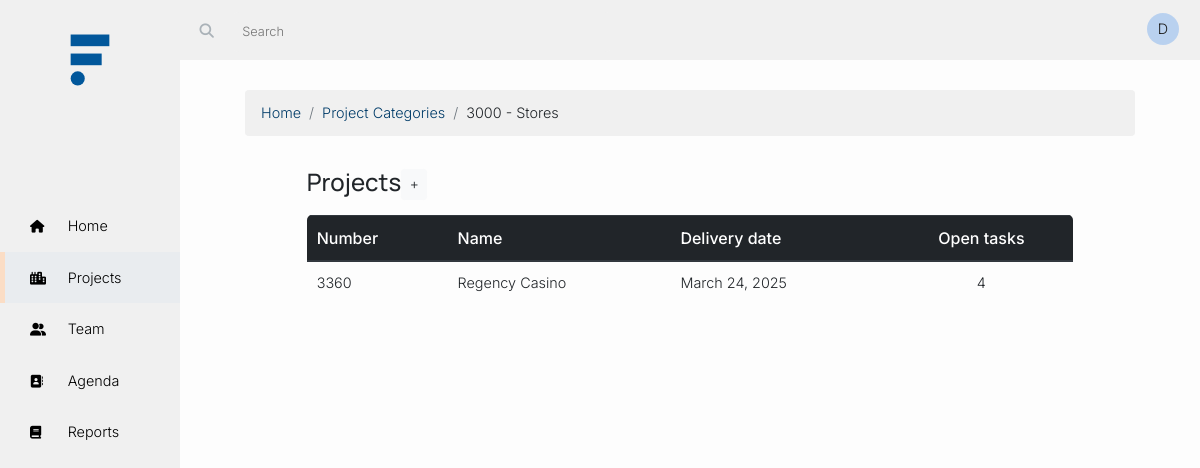
/projects/3000/, run on the app's committed database.
### projects/models.py (models this page shows, shortened)
class ProjectCategory(models.Model):
    projectcategory_number = models.IntegerField(unique=True)
    projectcategory_name = models.CharField(max_length=264,unique=True)
    projectcategory_name_html = models.TextField(editable=False,default='',blank=True)
    def __str__(self):
        return '{0} - {1}'.format(self.projectcategory_number, self.projectcategory_name)
    class Meta:
        ordering = ['projectcategory_number']

class Project(models.Model):
    project_category = models.ForeignKey(ProjectCategory,related_name='category_projects',on_delete=models.CASCADE)
    project_number = models.IntegerField(unique=True)
    project_name = models.CharField(max_length=264,unique=True)
    project_stage_choices = (
        ('Concept Design', 'CD - Concept Design'),
        ('Schematic Design', 'SD - Schematic Design'),
        ('Design Development', 'DD - Design Development'),
        ('Issued for Construction', 'IFC - Issued for Construction'),
        ('Closed', 'Closed'),
    )
    project_stage = models.CharField(max_length=30, choices = project_stage_choices, blank=False, default="CD")
    project_creator = models.ForeignKey(User,related_name="project_creator",on_delete=models.CASCADE)
    project_members = models.ManyToManyField(User,related_name="user_member_projects")
    project_delivery_date = models.DateField()
    project_status_choices = (
        ('On time', 'On time'),
        ('Delayed', 'Delayed'),
    )
    project_status = models.CharField(max_length=30, choices = project_status_choices, blank=False, default="On time")
    class Meta:
        unique_together = ('project_number','project_creator')
        ordering = ['project_number']

### projects/views.py (the view)
# urls.py: path('<int:projectcategory_number>/', views.project_category.as_view(), name='project_category'),
class project_category(generic.ListView):
    model = Project
    def get_queryset(self):
        return Project.objects.filter(project_category__projectcategory_number=self.kwargs['projectcategory_number'])
    def get_context_data(self, **kwargs):
        context = super().get_context_data(**kwargs)
        projectcategory = ProjectCategory.objects.filter(projectcategory_number=self.kwargs['projectcategory_number'])
        context["project_category"] = ProjectCategory.objects.get(projectcategory_number=self.kwargs['projectcategory_number'])
        return context
    template_name = 'projects/project_category.html'

### ProjectManagement/context_processors.py (called while the page is built)
def user_colors(request):
    if request.user.is_authenticated:
        R_name_length = len(str(request.user))*40%255
        G_date_joined = int(str(request.user.date_joined)[14:16])*40%255
        B_date_joined = int(str(request.user.date_joined)[17:19])*40%255
    else:
        R_name_length = 0
        G_date_joined = 0
        B_date_joined = 0
    return {
        'R_name_length': R_name_length,
        'G_date_joined': G_date_joined,
        'B_date_joined': B_date_joined,
    }

### projects/templates/projects/project_category.html (shortened to what this page needs)
{% extends 'base.html' %}
{% block body %}
{% load bootstrap4 %}
<div class="container">
  <nav aria-label="breadcrumb">
    <ol class="breadcrumb">
      <li class="breadcrumb-item"><a href="{% url 'index' %}">Home</a></li>
      <li class="breadcrumb-item"><a href="{% url 'projects:project_categories_list' %}">Project Categories</a></li>
      <li class="breadcrumb-item">{{ project_category }}</li>
    </ol>
  </nav>
  <div class="row justify-content-center">
    <div class="col-12 col-md-10 m-0 p-0">
      <h4 class="table-header">Projects<a href="{% url 'projects:add_project' project_category.projectcategory_number %}" class="btn btn-light btn-sm" role="button"> +</a></h4>
      {% if project_list %}
      <table style="width:100%" class="table table-hover table-sm">
        <thead class="thead-dark">
          <tr>
            <th class="align-middle" scope="col">Number</th>
            <th class="align-middle" scope="col">Name</th>
            <th class="align-middle" scope="col">Delivery date</th>
            <th class="align-middle text-center" scope="col">Open tasks</th>
          </tr>
        </thead>
        {% for p in project_list %}
        <tr class='clickable-row' data-href="{% url 'projects:project_detail' p.pk %}">
          <td class="align-middle">{{ p.project_number }}</td>
          <td class="align-middle">{{ p.project_name }}</td>
          <td class="align-middle">{{ p.project_delivery_date }}</td>
          <td class="align-middle text-center">{{ p.project_tasks.count }}</td>
        </tr>
        {% endfor %}
      </table>
      {% else %}
      <p>No projects are available. Would you like to
        <strong><a href="{% url 'projects:add_project' project_category.projectcategory_number %}">add </a></strong>one?
      </p>
      {% endif %}
    </div>
  </div>
</div>
{% endblock %}

### templates/base.html (shortened to what this page needs)
<!DOCTYPE html>
{% load bootstrap4 %}
{% url 'index' as start %}
{% url 'projects:project_categories_list' as projects %}
{% url 'subcontractors:contact_list' as subcontractors %}
{% url 'team:users_list' as team %}
{% url 'reports:reports_list' as reports %}
{% url 'login' as login %}
{% load static %}
<html lang="en">
<head>
  {% include "css_links.html" %}
</head>
<body>
  <div class="sideBar">
    <div id="logo">
      <a href="{% url 'index' %}">
        <img id="logo" src="{% static '/css/img/Logo.svg' %}" alt="logo" />
      </a>
    </div>
    <nav>
      <a class="nav-link {% if request.path == start %} active {% elif '/search/' in request.path %} active {% endif %}" href="{% url 'index' %}">
        <i class="fas fa-home"></i>
        Home
      </a>
      <a class="nav-link {% if '/projects/' in request.path %} active {% endif %}" href="{% url 'projects:project_categories_list' %}">
        <i class="fas fa-city"></i>
        Projects
      </a>
      <a class="nav-link {% if '/team/' in request.path %} active {% elif '/accounts/' in request.path %} active {% endif %}" href="{% url 'team:users_list' %}">
        <i class="fas fa-user-friends"></i>
        Team
      </a>
      <a class="nav-link {% if '/subcontractors/' in request.path %} active {% endif %}" href="{% url 'subcontractors:contact_list' %}">
        <i class="fas fa-address-book"></i>
        Agenda
      </a>
      <a class="nav-link {% if '/reports/' in request.path %} active {% endif %}" href="{% url 'reports:reports_list' %}">
        <i class="fas fa-book"></i>
        Reports
      </a>
      </nav>
  </div>
  <header>
    <div class="nav-tools">
      {% if user.is_authenticated %}
      <div class="searchBar">
        <form action="{% url 'projectsearch' %}" method="get" accept-charset="utf-8">
          <button type="submit">
            <i class="fas fa-search"></i>
          </button>
          <input type="text" id='searchInput' name="q" placeholder="Search">
        </form>
      </div>
      <div class="dropdown">
        <span class="nav-link pl-0" id="dropdownMenuButton2" data-toggle="dropdown">
          <div class="user-circle" style="background-color:rgba{{ user.profile.user_color }};">
            <span class="black initials" style="cursor:default">
              {{ user.username|first|title }}
            </span>
          </div>
        </span>
      </div>
    {% else %}
    <div class="user-area">
      <a href="{% url 'login' %}" class="nav-link login" href="#" role="button" aria-haspopup="true" aria-expanded="false">
        Login
      </a>
    </div>
    {% endif %}
  </div>
</header>
<div id="page-content-wrapper">
  <div class="content">
    {% block body %}
    {% endblock %}
  </div>
</div>
{% include "scripts_links.html" %}
</body>
</html>

### static/css/master.css (style rules this page uses)
:root { --blue: #01579b; --lightblue: #ccddeb; --darkblue: #013C69; --orange: #EB7311; --lightorange: #fbddc5; --darkorange: #fbddc5; --accent: #fbddc5; --borderRadius: 10px; --border: 0.5px solid lightgrey; --mainFont: 'Manrope', sans-serif; --secondaryFont: 'Inter', sans-serif; }
* { box-sizing: border-box; }
a { color: var(--darkblue); }
body { font-family: var(--secondaryFont); background: #FDFDFD; font-size: 0.9rem; }
body li { font-family: var(--secondaryFont); font-weight: 300; }
body h1, h2, h3, h4, h5, h6 { font-family: var(--mainFont); font-weight: 500; }
tr td { font-size: .9rem; font-family: var(--secondaryFont); font-weight: 300; }
thead th { font-size: 1rem; font-family: var(--secondaryFont); font-weight: 500; }
.sideBar { background: #F0F0F0; height: 100%; width: 180px; position: fixed; padding-top: 0px; top: 0; left: 0; overflow: auto; }
.sideBar img { width: 100px; padding-top: 10px; }
.sideBar nav { padding-top: 120px; }
.sideBar a { display: block; color: black; text-decoration: none; padding: 15px 30px; font-weight: 300; transition: all 0.1s ease-in-out; }
.sideBar a.active { background: #E9ECEF; border-left: 5px solid var(--accent); padding: 15px 30px 15px 25px; }
.sideBar a .fas { color: black; font-size: .8rem; margin-right: .8rem; display: inline-block; width: 1.3rem; position: relative; top: 0px; }
#logo { height: 80px; display:block; margin: 0px auto; }
header { z-index: 100; margin-left: 180px; padding: 5px; background: #F0F0F0; position: fixed; top: 0; width: -moz-calc(100% - 180px); width: -webkit-calc(100% - 180px); width: -o-calc(100% - 180px); width: calc(100% - 180px); }
header .nav-tools { height: 50px; }
header .searchBar { display: inline-block; padding: 5px 5px 5px 0px; }
header .searchBar input { background: #F0F0F0; border: none; border-radius: 8px; font-size: .8rem; color: #000000; padding: 10px; font-weight: 300; width: 380px; }
header .searchBar .fas { color: #aab2b8; padding: 1em 1em 1em 1em; }
:root { --avatar-size: 2rem; }
header .dropdown { float: right; display: inline-block; }
.user-circle { display: inline-block; border-radius: 50%; height: var(--avatar-size); text-align: center; width: var(--avatar-size); font-weight: 300; }
.initials { font-size: .9rem; line-height: .2rem; position: relative; top: calc(var(--avatar-size) / 7); }
#page-content-wrapper { margin-left: 180px; padding-top: 50px; }
.content { padding: 40px; }
.content a { text-decoration: none; }
.breadcrumb { background-color: #F0F0F0; }

### static/css/content-area.css (style rules this page uses)
* { margin: 0px; padding: 0px; box-sizing: border-box; }
body, html { height: 100vh; }
.content { margin: 0px auto; }
.content:after, .row:after { display: table; clear: both; }
button { background: transparent; box-shadow: 0px 0px 0px transparent; border: 0px solid transparent; text-shadow: 0px 0px 0px transparent; }
.black { color: #1F1F1F; }
.table { border-collapse: collapse; border-radius: 5px 5px 0 0; overflow: hidden; margin-top: 15px; }
.content .table th { padding: 10px 10px; }
.content .table td { padding: 10px 10px; }
.content .clickable-row { cursor:pointer; }
@media (min-width: 1200px) { .container { max-width: 920px; } }

### data on the page
ProjectCategory: projectcategory_number+projectcategory_name "3000 - Stores"
Project: project_number "3360", project_name "Regency Casino", project_delivery_date "March 24, 2025", project_tasks.count "4"

### other printed values
{{ user.username|first|title }} "D"
